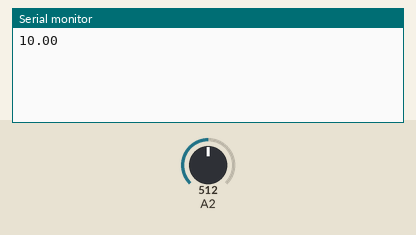
A program run on a simulated Arduino Pro Mini, built with avr-gcc and run on an emulated ATmega328P. On the bench: the last lines printed to the serial monitor. Inputs (shaded band) come from the test bench; at power-on: A2 = 512.

Above: at 1.8 s.
1.9 s: A2 set to 716
At 2.9 s:
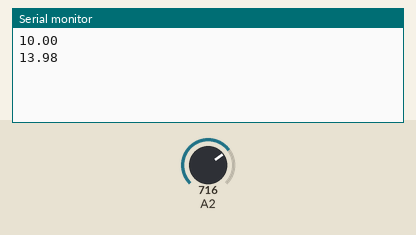
3.4 s: A2 set to 900
At 4.4 s:
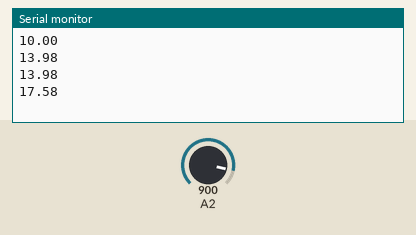
Timing chart, 0 to 6.4 s (numbered marks = the images above; inputs shaded):
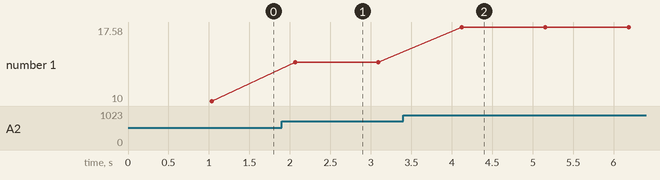

The program:

main.cpp
```cpp
#include <Arduino.h>
#include <voltage.cpp>

Voltage v = Voltage(2,4,1000,10,3);

void setup(){
    v.setup();
    Serial.begin(9600);
}

void loop(){
    if(v.isVoltageExpired())
        Serial.println(v.getNewVoltage());
}
```

imu.cpp
```cpp
#include <Arduino.h>

class IMU{

};
```

kinimatics.cpp
```cpp
class KinimaticPart{
    public:
    float length;
    bool rotAxis[3];

    KinimaticPart(float length, bool rotAxis[3]){
        this -> length = length;
    }

    KinimaticPart(){}
};

class Kinimatics{
    KinimaticPart p = KinimaticPart();
};
```

range.cpp
```cpp
class Range
{
public:
    float min, mid, max;

    Range(float min, float mid, float max)
    {
        this->min = min;
        this->mid = mid;
        this->max = max;
    }

    Range(float min, float max)
    {
        this->min = min;
        this->mid = min + max / 2.f;
        this->max = max;
    }

    Range()
    {
        min = -1;
        mid = 0;
        max = 1;
    }

    //takes values from -1 to 1 and scales them to range
    float scale(float val)
    {
        if (val < -1)
            val = -1;
        else if (val > 1)
            val = 1;

        if (val < 0)
            return ((mid - min) * val) + mid;
        else
            return ((max - mid) * val) + mid;
    }

    //takes values from min to max and scales them to -1 to 1
    float inverceScale(float val)
    {
        if (val < min)
            val = min;
        else if (val > max)
            val = max;

        if (val < mid)
            return ((val - mid) / (mid - min));
        else
            return ((val - mid) / (max - mid));
    }
};

class Range2
{
public:
    Range r1, r2;

    Range2(Range r1, Range r2)
    {
        this->r1 = r1;
        this->r2 = r2;
    }

    Range2(float r1Min, float r1Mid, float r1Max , float r2Min, float r2Mid, float r2Max ){
        this -> r1 = Range(r1Min, r1Mid, r1Max);
        this -> r2 = Range(r2Min, r2Mid, r2Max);
    }

    Range2()
    {
        this->r1 = Range();
        this->r2 = Range();
    }

    //takes val from -1 to 1 and ranges it based on which range is selected
    float scale(float val, int range)
    {
        if (range == 1)
            return r1.scale(val);
        else if (range == 2)
            return r2.scale(val);
        else
            return 0;
    }

    //takes val from first range and scales it to the second range
    float scale1To2(float val)
    {
        return r2.scale(r1.inverceScale(val));
    }

    //takes val from second range and scales it to the first range
    float scale2To1(float val)
    {
        return r1.scale(r2.inverceScale(val));
    }
};
```

voltage.cpp
```cpp
#include<Arduino.h>

class Voltage{

    float voltage;
    bool newVoltageAvalible;

    unsigned short pin;
    float multiplier;
    unsigned int timeBetweenReadings;
    unsigned int measuresPerReading;
    unsigned int timeBetweenMeasures;

    unsigned long lastReadingTime = 0;

    public:
        Voltage(unsigned short pin, float multiplier, unsigned int timeBetweenReadings, unsigned int measuresPerReading, unsigned int timeBetweenMeasures){
            this -> pin = pin;
            this -> multiplier = multiplier;
            this -> timeBetweenReadings = timeBetweenReadings;
            this -> measuresPerReading = measuresPerReading;
            this -> timeBetweenMeasures = timeBetweenMeasures;
        }

        Voltage(){}

        void setup(){
            pinMode(pin, INPUT);
        }

        void readVoltage(){
            float temp = 0;
            for(unsigned int i = 0; i < measuresPerReading; i++){
                temp += (analogRead(pin) * 5 * multiplier) / 1024.0;
                delay(timeBetweenMeasures);
            }
            voltage = temp / measuresPerReading;
            newVoltageAvalible = true;
            lastReadingTime = millis();
        }

        float getVoltage(){
            newVoltageAvalible = false;
            return voltage;
        }

        float getNewVoltage(){
            readVoltage();
            return getVoltage();
        }

        bool isNewVoltageAvalible(){
            return newVoltageAvalible;
        }

        bool isVoltageExpired(){
            return millis() - lastReadingTime >= timeBetweenReadings;
        }

        void run(){
            if(isVoltageExpired())
                readVoltage();
        }


};
```

Measured:
- after the input at 1.9 s, the serial monitor: prints a new line after 0.16 s (image 1)
- after the input at 3.4 s, the serial monitor: prints a new line after 0.73 s (image 2)
- plotted number 1: 10 → 13.98 after the input at 1.9 s, 13.98 → 17.58 after the input at 3.4 s
